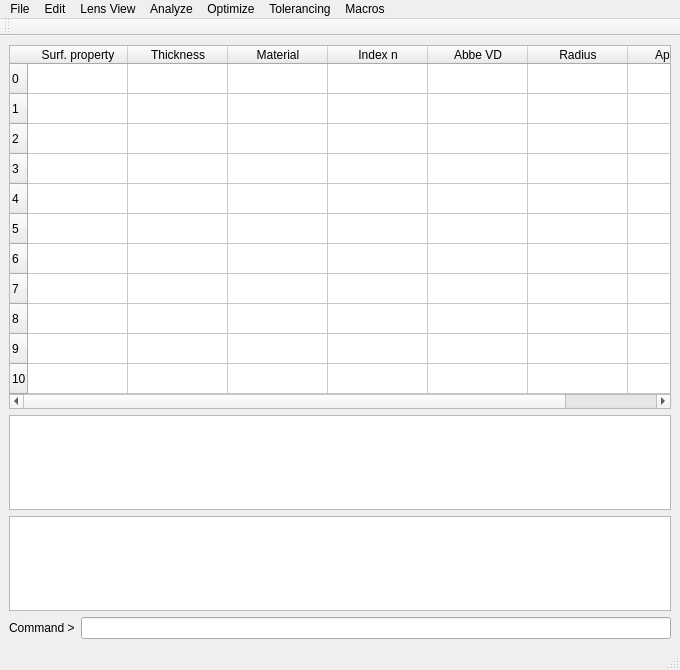
 <widget class="QMainWindow" name="MainWindow">
  <property name="geometry">
   <rect>
    <x>0</x>
    <y>0</y>
    <width>680</width>
    <height>670</height>
   </rect>
  </property>
  <property name="windowTitle">
   <string>KODS GUI</string>
  </property>
  <property name="windowIcon">
   <iconset>
    <normaloff>images/koko.png</normaloff>images/koko.png</iconset>
  </property>
  <widget class="QWidget" name="centralWidget">
   <layout class="QGridLayout" name="gridLayout">
    <item row="0" column="0">
     <layout class="QVBoxLayout" name="verticalLayout_2">
      <item>
       <widget class="QTableWidget" name="table">
        <property name="enabled">
         <bool>true</bool>
        </property>
        <property name="sizePolicy">
         <sizepolicy hsizetype="Preferred" vsizetype="Fixed">
          <horstretch>0</horstretch>
          <verstretch>0</verstretch>
         </sizepolicy>
        </property>
        <property name="maximumSize">
         <size>
          <width>800</width>
          <height>400</height>
         </size>
        </property>
        <property name="focusPolicy">
         <enum>Qt::ClickFocus</enum>
        </property>
        <property name="contextMenuPolicy">
         <enum>Qt::CustomContextMenu</enum>
        </property>
        <property name="autoFillBackground">
         <bool>false</bool>
        </property>
        <property name="locale">
         <locale language="English" country="UnitedStates"/>
        </property>
        <property name="inputMethodHints">
         <set>Qt::ImhDigitsOnly</set>
        </property>
        <property name="verticalScrollBarPolicy">
         <enum>Qt::ScrollBarAsNeeded</enum>
        </property>
        <property name="horizontalScrollBarPolicy">
         <enum>Qt::ScrollBarAsNeeded</enum>
        </property>
        <property name="sizeAdjustPolicy">
         <enum>QAbstractScrollArea::AdjustToContents</enum>
        </property>
        <row>
         <property name="text">
          <string>0</string>
         </property>
        </row>
        <row>
         <property name="text">
          <string>1</string>
         </property>
        </row>
        <row>
         <property name="text">
          <string>2</string>
         </property>
        </row>
        <row>
         <property name="text">
          <string>3</string>
         </property>
        </row>
        <row>
         <property name="text">
          <string>4</string>
         </property>
        </row>
        <row>
         <property name="text">
          <string>5</string>
         </property>
        </row>
        <row>
         <property name="text">
          <string>6</string>
         </property>
        </row>
        <row>
         <property name="text">
          <string>7</string>
         </property>
        </row>
        <row>
         <property name="text">
          <string>8</string>
         </property>
        </row>
        <row>
         <property name="text">
          <string>9</string>
         </property>
        </row>
        <row>
         <property name="text">
          <string>10</string>
         </property>
        </row>
        <column>
         <property name="text">
          <string>Surf. property</string>
         </property>
        </column>
        <column>
         <property name="text">
          <string>Thickness</string>
         </property>
        </column>
        <column>
         <property name="text">
          <string>Material</string>
         </property>
        </column>
        <column>
         <property name="text">
          <string>Index n</string>
         </property>
        </column>
        <column>
         <property name="text">
          <string>Abbe VD</string>
         </property>
        </column>
        <column>
         <property name="text">
          <string>Radius</string>
         </property>
        </column>
        <column>
         <property name="text">
          <string>Aperture</string>
         </property>
        </column>
       </widget>
      </item>
     </layout>
    </item>
    <item row="1" column="0">
     <layout class="QVBoxLayout" name="verticalLayout">
      <item>
       <widget class="QTextEdit" name="lensPara"/>
      </item>
      <item>
       <widget class="QTextEdit" name="msgView">
        <property name="maximumSize">
         <size>
          <width>800</width>
          <height>2000</height>
         </size>
        </property>
        <property name="font">
         <font>
          <family>Takao Pゴシック</family>
         </font>
        </property>
        <property name="focusPolicy">
         <enum>Qt::NoFocus</enum>
        </property>
        <property name="readOnly">
         <bool>true</bool>
        </property>
        <property name="acceptRichText">
         <bool>false</bool>
        </property>
       </widget>
      </item>
      <item>
       <layout class="QHBoxLayout" name="horizontalLayout">
        <item>
         <widget class="QLabel" name="label">
          <property name="text">
           <string>Command &gt;</string>
          </property>
         </widget>
        </item>
        <item>
         <widget class="QLineEdit" name="cmdLine"/>
        </item>
       </layout>
      </item>
     </layout>
    </item>
   </layout>
  </widget>
  <widget class="QMenuBar" name="menuBar">
   <property name="geometry">
    <rect>
     <x>0</x>
     <y>0</y>
     <width>680</width>
     <height>23</height>
    </rect>
   </property>
   <widget class="QMenu" name="menuFile">
    <property name="title">
     <string>File</string>
    </property>
    <addaction name="actionNew"/>
    <addaction name="actionOpen"/>
    <addaction name="actionSave"/>
    <addaction name="separator"/>
    <addaction name="actionImport_Zemax"/>
    <addaction name="actionImport_Code_V"/>
    <addaction name="actionExport_Zemax"/>
    <addaction name="actionExport_Code_V"/>
    <addaction name="separator"/>
    <addaction name="actionExport_JPEG"/>
    <addaction name="actionExport_EPS"/>
    <addaction name="actionExport_PDF"/>
    <addaction name="separator"/>
    <addaction name="actionQuit"/>
   </widget>
   <widget class="QMenu" name="menuEdit">
    <property name="title">
     <string>Edit</string>
    </property>
    <addaction name="actionInsert_Surface"/>
    <addaction name="actionDelete_Surface"/>
    <addaction name="actionInput_Glass_Model"/>
    <addaction name="actionInput_Lens_Idenfier"/>
    <addaction name="separator"/>
    <addaction name="actionAll_Lens_Data"/>
   </widget>
   <widget class="QMenu" name="menuLens_View">
    <property name="title">
     <string>Lens View</string>
    </property>
    <addaction name="actionXZ"/>
    <addaction name="actionOrtho"/>
    <addaction name="separator"/>
    <addaction name="actionSet_ray_input_angle"/>
    <addaction name="actionSet_Focus"/>
   </widget>
   <widget class="QMenu" name="menuGraphs">
    <property name="title">
     <string>Analyze</string>
    </property>
    <widget class="QMenu" name="menuAberration_Fans">
     <property name="title">
      <string>Aberration Fans</string>
     </property>
     <widget class="QMenu" name="menuTransverce_Aberrations">
      <property name="title">
       <string>Transverce Aberrations</string>
      </property>
      <addaction name="actionXYFAN"/>
      <addaction name="actionYXFAN"/>
     </widget>
     <widget class="QMenu" name="menuComponets">
      <property name="title">
       <string>Componets</string>
      </property>
      <addaction name="actionXFAN"/>
      <addaction name="actionYFAN"/>
      <addaction name="separator"/>
      <addaction name="actionNFAN"/>
      <addaction name="actionPFAN"/>
     </widget>
     <widget class="QMenu" name="menuOPD">
      <property name="title">
       <string>OPD</string>
      </property>
      <addaction name="actionXOPD"/>
      <addaction name="actionYOPD"/>
      <addaction name="separator"/>
      <addaction name="actionXYOPD"/>
      <addaction name="separator"/>
      <addaction name="actionNOPD"/>
      <addaction name="actionPOPD"/>
     </widget>
     <widget class="QMenu" name="menuChromatic_Differences">
      <property name="title">
       <string>Chromatic Differences</string>
      </property>
      <addaction name="actionXCD"/>
      <addaction name="actionYCD"/>
      <addaction name="separator"/>
      <addaction name="actionXYCD"/>
      <addaction name="actionYXCD"/>
      <addaction name="separator"/>
      <addaction name="actionNCD"/>
      <addaction name="actionPCD"/>
     </widget>
     <widget class="QMenu" name="menuLongityudinal_Abberations">
      <property name="title">
       <string>Longityudinal Abberations</string>
      </property>
      <addaction name="actionXLA"/>
      <addaction name="actionYLA"/>
      <addaction name="separator"/>
      <addaction name="actionXYLA"/>
      <addaction name="actionYXLA"/>
      <addaction name="separator"/>
      <addaction name="actionNLA"/>
      <addaction name="actionPLA"/>
     </widget>
     <addaction name="menuTransverce_Aberrations"/>
     <addaction name="menuComponets"/>
     <addaction name="menuOPD"/>
     <addaction name="menuChromatic_Differences"/>
     <addaction name="menuLongityudinal_Abberations"/>
    </widget>
    <widget class="QMenu" name="menuOptical_Transfar_Function">
     <property name="title">
      <string>Optical Transfar Function</string>
     </property>
     <addaction name="actionGeometical"/>
     <addaction name="actionGeometical_Leica"/>
     <addaction name="actionDiffraction"/>
     <addaction name="actionDiffraction_Leica"/>
    </widget>
    <widget class="QMenu" name="menuComplex_Aperture_Function">
     <property name="title">
      <string>Complex Aperture Function</string>
     </property>
     <addaction name="actionWavefront_Phase"/>
     <addaction name="actionWavefront_Intensity"/>
    </widget>
    <addaction name="menuAberration_Fans"/>
    <addaction name="actionDistortion"/>
    <addaction name="actionField_Curvature"/>
    <addaction name="actionAstigmatism"/>
    <addaction name="actionParaxial_Chromatic_Focus_Shift"/>
    <addaction name="menuOptical_Transfar_Function"/>
    <addaction name="actionSpot_Diagram"/>
    <addaction name="menuComplex_Aperture_Function"/>
    <addaction name="actionPoint_Spread_Function"/>
   </widget>
   <widget class="QMenu" name="menuOptimize">
    <property name="title">
     <string>Optimize</string>
    </property>
    <addaction name="actionInput_Variables"/>
   </widget>
   <widget class="QMenu" name="menuTolerancing">
    <property name="title">
     <string>Tolerancing</string>
    </property>
   </widget>
   <widget class="QMenu" name="menuMacros">
    <property name="title">
     <string>Macros</string>
    </property>
   </widget>
   <addaction name="menuFile"/>
   <addaction name="menuEdit"/>
   <addaction name="menuLens_View"/>
   <addaction name="menuGraphs"/>
   <addaction name="menuOptimize"/>
   <addaction name="menuTolerancing"/>
   <addaction name="menuMacros"/>
  </widget>
  <widget class="QToolBar" name="mainToolBar">
   <attribute name="toolBarArea">
    <enum>TopToolBarArea</enum>
   </attribute>
   <attribute name="toolBarBreak">
    <bool>false</bool>
   </attribute>
  </widget>
  <widget class="QStatusBar" name="statusBar"/>
  <action name="actionInput_Variables">
   <property name="text">
    <string>Input Variables</string>
   </property>
  </action>
  <action name="actionOpen">
   <property name="text">
    <string>Open</string>
   </property>
  </action>
  <action name="actionSave">
   <property name="text">
    <string>Save</string>
   </property>
  </action>
  <action name="actionImport_Zemax">
   <property name="text">
    <string>Import Zemax</string>
   </property>
  </action>
  <action name="actionImport_Code_V">
   <property name="text">
    <string>Import Code-V</string>
   </property>
  </action>
  <action name="actionExport_Zemax">
   <property name="text">
    <string>Export Zemax</string>
   </property>
  </action>
  <action name="actionExport_Code_V">
   <property name="text">
    <string>Export Code-V</string>
   </property>
  </action>
  <action name="actionQuit">
   <property name="text">
    <string>Quit</string>
   </property>
  </action>
  <action name="actionInsert_Surface">
   <property name="text">
    <string>Insert Surface</string>
   </property>
  </action>
  <action name="actionDelete_Surface">
   <property name="text">
    <string>Delete Surface</string>
   </property>
  </action>
  <action name="actionInput_Glass_Model">
   <property name="text">
    <string>Input Model Glass</string>
   </property>
  </action>
  <action name="actionXZ">
   <property name="text">
    <string>XZ</string>
   </property>
  </action>
  <action name="actionOrtho">
   <property name="text">
    <string>Ortho</string>
   </property>
  </action>
  <action name="actionDistortion">
   <property name="text">
    <string>Distortion</string>
   </property>
  </action>
  <action name="actionField_Curvature">
   <property name="text">
    <string>Field Curvature</string>
   </property>
  </action>
  <action name="actionAstigmatism">
   <property name="text">
    <string>Astigmatism</string>
   </property>
  </action>
  <action name="actionGeometical">
   <property name="text">
    <string>Geometical</string>
   </property>
  </action>
  <action name="actionGeometical_Leica">
   <property name="text">
    <string>Geometical (Leica)</string>
   </property>
  </action>
  <action name="actionDiffraction">
   <property name="text">
    <string>Diffraction</string>
   </property>
  </action>
  <action name="actionDiffraction_Leica">
   <property name="text">
    <string>Diffraction (Leica)</string>
   </property>
  </action>
  <action name="actionSpot_Diagram">
   <property name="text">
    <string>Spot Diagram</string>
   </property>
  </action>
  <action name="actionWavefront_Phase">
   <property name="text">
    <string>Wavefront Phase</string>
   </property>
  </action>
  <action name="actionWavefront_Intensity">
   <property name="text">
    <string>Wavefront Intensity</string>
   </property>
  </action>
  <action name="actionPoint_Spread_Function">
   <property name="text">
    <string>Point Spread Function</string>
   </property>
  </action>
  <action name="actionAll_Lens_Data">
   <property name="text">
    <string>Display Lens Data</string>
   </property>
  </action>
  <action name="actionInput_Lens_Idenfier">
   <property name="text">
    <string>Input Lens Idenfier</string>
   </property>
  </action>
  <action name="actionSet_Focus">
   <property name="text">
    <string>Set Focus</string>
   </property>
  </action>
  <action name="actionSet_ray_input_angle">
   <property name="text">
    <string>Set ray input angle</string>
   </property>
  </action>
  <action name="actionParaxial_Chromatic_Focus_Shift">
   <property name="text">
    <string>Paraxial Chromatic Focus Shift</string>
   </property>
  </action>
  <action name="actionExport_JPEG">
   <property name="text">
    <string>Export JPEG</string>
   </property>
  </action>
  <action name="actionExport_EPS">
   <property name="text">
    <string>Export EPS</string>
   </property>
  </action>
  <action name="actionTransverce_Sagital_Aberrations">
   <property name="text">
    <string>Transverce Sagital Aberrations</string>
   </property>
  </action>
  <action name="actionXFAN">
   <property name="text">
    <string>X-fan</string>
   </property>
  </action>
  <action name="actionYFAN">
   <property name="text">
    <string>Y-fan</string>
   </property>
  </action>
  <action name="actionXOPD">
   <property name="text">
    <string>X-fan</string>
   </property>
  </action>
  <action name="actionYOPD">
   <property name="text">
    <string>Y-fan</string>
   </property>
  </action>
  <action name="actionXYOPD">
   <property name="text">
    <string>X and Yray fans</string>
   </property>
  </action>
  <action name="actionYray_fans">
   <property name="text">
    <string>Yray fans</string>
   </property>
  </action>
  <action name="actionNOPD">
   <property name="text">
    <string>N-fan</string>
   </property>
  </action>
  <action name="actionPOPD">
   <property name="text">
    <string>P-fan</string>
   </property>
  </action>
  <action name="actionXCD">
   <property name="text">
    <string>X-fans</string>
   </property>
  </action>
  <action name="actionYCD">
   <property name="text">
    <string>Y-fans</string>
   </property>
  </action>
  <action name="actionXray_fans_2">
   <property name="text">
    <string>Xray fans</string>
   </property>
  </action>
  <action name="actionYray_fans_2">
   <property name="text">
    <string>Yray fans</string>
   </property>
  </action>
  <action name="actionXYCD">
   <property name="text">
    <string>Tangental</string>
   </property>
  </action>
  <action name="actionYXCD">
   <property name="text">
    <string>Sagital</string>
   </property>
  </action>
  <action name="actionNCD">
   <property name="text">
    <string>N-fans</string>
   </property>
  </action>
  <action name="actionPCD">
   <property name="text">
    <string>P-fans</string>
   </property>
  </action>
  <action name="actionXLA">
   <property name="text">
    <string>X-componets</string>
   </property>
  </action>
  <action name="actionYLA">
   <property name="text">
    <string>Y-components</string>
   </property>
  </action>
  <action name="actionXYLA">
   <property name="text">
    <string>Tangential</string>
   </property>
  </action>
  <action name="actionYXLA">
   <property name="text">
    <string>sagital</string>
   </property>
  </action>
  <action name="actionNLA">
   <property name="text">
    <string>N-fan</string>
   </property>
  </action>
  <action name="actionPLA">
   <property name="text">
    <string>P-fan</string>
   </property>
  </action>
  <action name="actionNFAN">
   <property name="text">
    <string>N-fan</string>
   </property>
  </action>
  <action name="actionPFAN">
   <property name="text">
    <string>P-fan</string>
   </property>
  </action>
  <action name="actionXYFAN">
   <property name="text">
    <string>Tangential</string>
   </property>
  </action>
  <action name="actionYXFAN">
   <property name="text">
    <string>Sagital</string>
   </property>
  </action>
  <action name="actionExport_PDF">
   <property name="text">
    <string>Export PDF</string>
   </property>
  </action>
  <action name="actionNew">
   <property name="text">
    <string>New</string>
   </property>
  </action>
 </widget>
